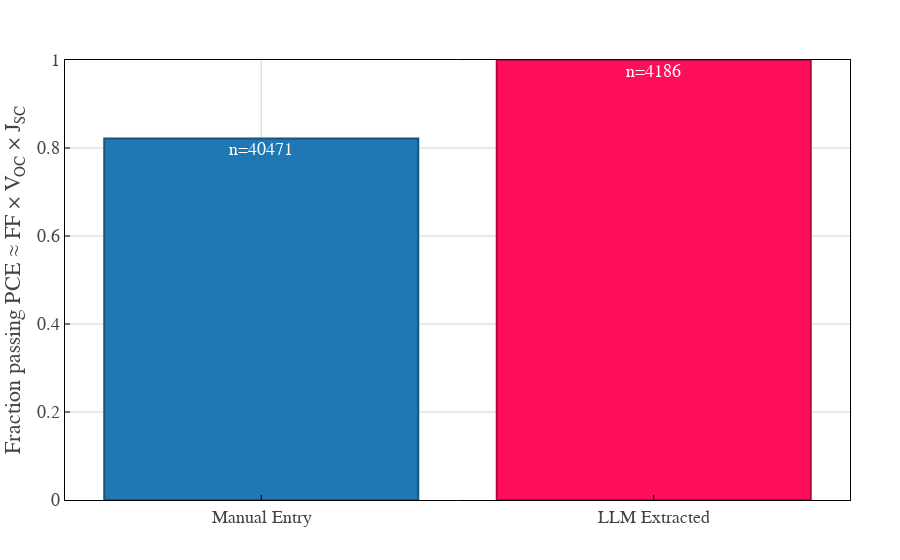

Notebook source saved alongside this figure:
### Code cell
import numpy as np
import plotly.graph_objects as go

# columns we REQUIRE to be present
required_cols = [
    'results.properties.optoelectronic.solar_cell.fill_factor',
    'results.properties.optoelectronic.solar_cell.short_circuit_current_density',
    'results.properties.optoelectronic.solar_cell.open_circuit_voltage',
    'results.properties.optoelectronic.solar_cell.efficiency',
]

# drop rows where ANY required value is missing
df_clean = df.dropna(subset=required_cols).copy()

# alias for readability
ff = df_clean['results.properties.optoelectronic.solar_cell.fill_factor']
jsc = df_clean[
    'results.properties.optoelectronic.solar_cell.short_circuit_current_density'
]
voc = df_clean['results.properties.optoelectronic.solar_cell.open_circuit_voltage']
pce = df_clean['results.properties.optoelectronic.solar_cell.efficiency']

# unit correction
df_clean['jsc_corrected'] = jsc * 0.1

# compute expected PCE
df_clean['pce_calc'] = ff * voc * df_clean['jsc_corrected']

# isclose check (absolute tolerance only)
df_clean['pce_isclose'] = np.isclose(
    pce,
    df_clean['pce_calc'],
    atol=0.2,
)

summary = (
    df_clean.groupby('source_database')['pce_isclose']
    .agg(fraction='mean', n='size')
    .reindex(['Manual Entry', 'LLM Extracted'])
)

fig = go.Figure()

# Map colors to each bar
bar_colors = [COLOR_MAP[src] for src in summary.index]
# Create darker outlines for each bar
bar_outlines = [darken_color(c, factor=0.7) for c in bar_colors]

# Add the bar trace with outlines
fig.add_bar(
    x=summary.index,
    y=summary['fraction'],
    text=[f'n={n}' for n in summary['n']],
    marker=dict(
        color=bar_colors,  # fill color
        line=dict(color=bar_outlines, width=2),  # darker outlines
    ),
)

fig.update_layout(
    yaxis_title='Fraction passing PCE ≈ FF × V<sub>OC</sub> × J<sub>SC</sub>',
    yaxis=dict(range=[0, 1]),
)

fig.show()

### Figure 1 — Plotly figure (JSON) as saved in the notebook; plotly's stock layout.template omitted (floating-point values rounded to 4 significant figures)
{"data": [{"marker": {"color": ["#1f77b4", "#ff0e5a"], "line": {"color": ["#16537e", "#b20a3f"], "width": 2}}, "text": ["n=40471", "n=4186"], "type": "bar", "x": ["Manual Entry", "LLM Extracted"], "y": [0.8219, 1]}], "layout": {"yaxis": {"range": [0, 1], "title": {"text": "Fraction passing PCE ≈ FF × V<sub>OC</sub> × J<sub>SC</sub>"}}}}
